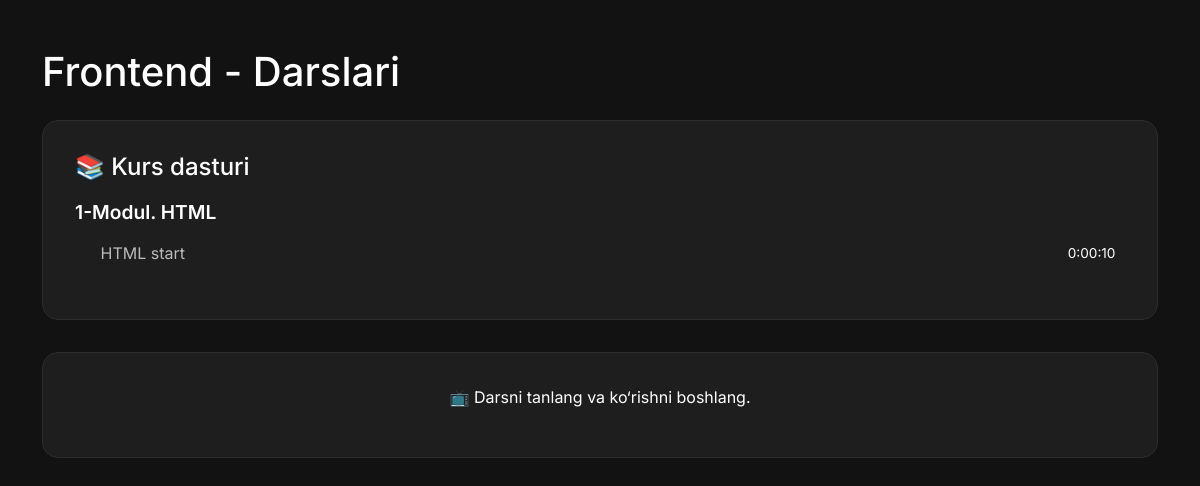
Page /course/course/frontend/video/ (signed in) on the committed database.
### course/models.py (models this page shows, shortened)
class Course(models.Model):
    title = models.CharField(max_length=255)
    image = models.ImageField(upload_to='images/', blank=True, null=True)
    students = models.PositiveIntegerField(default=0)
    duration = models.DurationField(default=timedelta())
    description = models.TextField(blank=True, null=True)
    rating = models.FloatField(default=0.0)
    num_reviews = models.PositiveIntegerField(default=0)
    price = models.DecimalField(max_digits=6, decimal_places=2)
    category = models.ForeignKey(Category, on_delete=models.CASCADE, related_name='courses', default=1)
    slug = models.SlugField(unique=True, null=True, blank=True)
    lesson_count = models.PositiveIntegerField(default=0)
    module_count = models.PositiveIntegerField(default=0)
    def update_course_info(self):
        self.lesson_count = sum(module.lessons.count() for module in self.modules.all())
        self.module_count = self.modules.count()
        total_duration = timedelta()
        for module in self.modules.all():
            for lesson in module.lessons.all():
                if lesson.duration:
                    total_duration += lesson.duration
        self.duration = total_duration
        self.save(update_fields=['duration', 'lesson_count', 'module_count'])

class Module(models.Model):
    course = models.ForeignKey('Course', on_delete=models.CASCADE, related_name='modules')
    title = models.CharField(max_length=255)

class Lesson(models.Model):
    module = models.ForeignKey('Module', on_delete=models.CASCADE, related_name='lessons')
    title = models.CharField(max_length=200)
    video = models.FileField(upload_to='videos/')
    duration = models.DurationField(blank=True, null=True)

### course/views.py (the view)
# urls.py: path('course/<slug:slug>/video/', CourseVideoView.as_view(), name='course_video'),
class CourseVideoView(LoginRequiredMixin, DetailView):
    model = Course
    template_name = 'course/course_video.html'
    context_object_name = 'course'
    login_url = '/users/login/'
    def get_object(self):
        obj = super().get_object()
        obj.update_course_info()
        return obj
    def get_context_data(self, **kwargs):
        context = super().get_context_data(**kwargs)
        context['modules'] = self.object.modules.prefetch_related('lessons')
        lesson_id = self.request.GET.get('lesson')
        if lesson_id:
            context['selected_lesson'] = get_object_or_404(Lesson, id=lesson_id)
        return context

### course/templates/course/course_video.html (shortened to what this page needs)
{% load static %}
<!DOCTYPE html>
<html lang="uz">
<head>
    <link href="https://cdn.jsdelivr.net/npm/bootstrap@5.3.0/dist/css/bootstrap.min.css" rel="stylesheet">
</head>
<body>
<div class="container my-5">
    <h1 class="mb-4">{{ course.title }} - Darslari</h1>
    <div class="card-dark">
        <h4 class="mb-3">📚 Kurs dasturi</h4>
        {% for module in modules %}
            <div class="module-title">{{ forloop.counter }}-Modul. {{ module.title }}</div>
            <ul class="list-unstyled ms-3">
                {% for lesson in module.lessons.all %}
                    <li>
                        <a href="?lesson={{ lesson.id }}"
                           class="lesson-link {% if selected_lesson.id == lesson.id %}active{% endif %}">
                            <span>{{ lesson.title }}</span>
                            <span class="duration-info">
                                    {{ lesson.duration }}
                            </span>
                        </a>
                    </li>
                {% endfor %}
            </ul>
        {% endfor %}
    </div>
    {% if selected_lesson %}
        <div class="card-dark">
            <h5>{{ selected_lesson.title }}</h5>
            <video controls>
                <source src="{{ selected_lesson.video.url }}" type="video/mp4">
                Video yuklanmadi
            </video>
        </div>
    {% else %}
        <div class="card-dark text-center text-muted">
            <p style="color: white;">📺 Darsni tanlang va ko‘rishni boshlang.</p>
        </div>
    {% endif %}
</div>
</body>
</html>

### course/templates/course/course_video.html (style rules this page uses)
body { background-color: #121212; color: #fff; font-family: 'Inter', sans-serif; }
.card-dark { background-color: #1e1e1e; border: 1px solid #2c2c2c; border-radius: 16px; padding: 2rem; margin-bottom: 2rem; }
.module-title { font-weight: 600; font-size: 1.2rem; margin-top: 1rem; margin-bottom: 0.5rem; }
.lesson-link { color: #bbb; text-decoration: none; display: flex; justify-content: space-between; align-items: center; padding: 0.4rem 0.6rem; border-radius: 6px; }
.duration-info { font-size: 0.85rem; color: #ffffff; white-space: nowrap; }

### rows in the picture
Course: title "Frontend"
Module: title "HTML"
Lesson: title "HTML start", duration "0:00:10"
